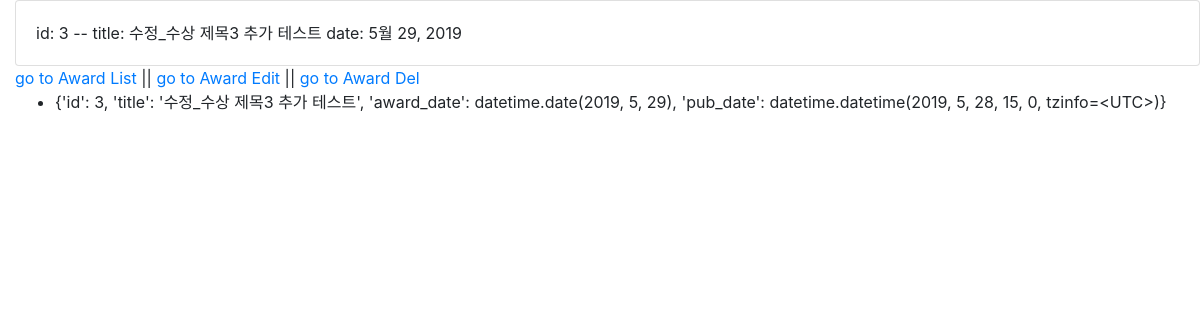
Screenshot of /award/read/3/ with the database file from the repository.
### kik_profile/models.py (models this page shows)
class Award(models.Model):
	id = models.AutoField(primary_key=True)
	title = models.CharField(max_length=50)
	award_date = models.DateField('Award_Date')
	pub_date = models.DateTimeField('date published')

### kik_profile/views.py (the view)
# urls.py: path('award/read/<int:pk>/', views.award_read, name='award_read'),
def award_read(request, pk):
    award_instance = get_object_or_404(Award, id=pk)
    printmsg = "";
    printmsg = model_to_dict(award_instance)
    messages.info(request, printmsg)
    return render(request, 'kik_profile/award_read.html', {'award_instance': award_instance})

### kik_profile/templates/kik_profile/award_read.html (shortened to what this page needs)
<!DOCTYPE html>
<html>
<head>
 	 {% load static %}
<link rel="stylesheet" href="https://stackpath.bootstrapcdn.com/bootstrap/4.1.1/css/bootstrap.min.css">
<link rel="stylesheet" type="text/css" href="{% static 'css/style.css' %}" />
</head>
<body>
<div class="card">
    <div class="card-body">
       <p class="card-text">
           id: {{ award_instance.id }} -- title: {{ award_instance.title }} date: {{ award_instance.award_date }}
       </p>
    </div>
</div>
<a href="/award/">go to Award List</a>
 || <a href="{% url 'award_update' pk=award_instance.id %}">go to Award Edit</a>
 || <a href="{% url 'award_delete' pk=award_instance.id %}">go to Award Del</a>
{% if messages %}
<ul class="messages">
    {% for message in messages %}
    <li{% if message.tags %} class="{{ message.tags }}"{% endif %}>{{ message }}</li>
    {% endfor %}
</ul>
{% endif %}
</body>
</html>

### static/css/style.css (style rules this page uses)
body { padding-left: 15px; }

### rows the page displays
Award: id "3", title "수정_수상 제목3 추가 테스트", award_date "5월 29, 2019"

### other values shown
{{ message }} "{'id': 3, 'title': '수정_수상 제목3 추가 테스트', 'award_date': datetime.date(2019, 5, 29), 'pub_date': datetime.datetime(2019, 5, 28, 15, 0, tzinfo=<UTC>)}"
